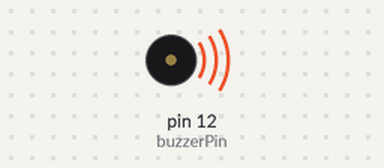
Bench run of a sketch on a simulated Arduino Uno, built with avr-gcc and run on an emulated ATmega328P. On the bench: buzzer (waves = sounding).

Above: at 0.1 s.
At 20.5 s:
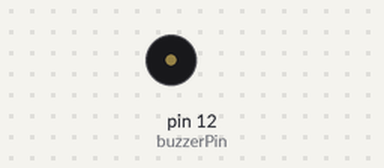
Timing chart, 0 to 22.0 s (numbered marks = the images above):
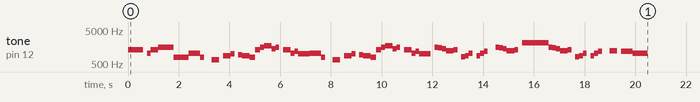

The sketch:

Test01_Buzer.ino
```cpp
// (licence header left out)
// Номер контакта, к которому подключен зуммер
int buzzerPin=12;
// Частоты для функции tone()
int notes[] =
{
 1318, 1318, 1318, 1046, 1318, 1568, 784,
 1046, 784, 659, 880, 987, 932, 880, 784,
 1318, 1568, 1750, 1396, 1568, 1318, 1046, 1174, 987,
 1046, 784, 659, 880, 987, 932, 880,
 784, 1318, 1568, 1750, 1396, 1568, 1318, 1046, 1174, 987,
 1568, 1480, 1396, 1244, 1318, 830, 880, 1046, 880, 1046,
 1174,
 0, 1568, 1480, 1396, 1244, 1318, 2093, 2093, 2093,
 1568, 1480, 1396, 1244, 1318, 830, 880, 1046, 880, 1046,
 1174, 1244, 1174, 1046,
};
// Длительности
int times[] =
{
 150, 300, 150, 150, 300, 600, 600,
 450, 150, 300, 300, 150, 150, 300, 210,
 210, 150, 300, 150, 150, 300, 150, 150, 450,
 450, 150, 300, 300, 150, 150, 300,
 210, 210, 150, 300, 150, 150, 300, 150, 150, 450,
 150, 150, 150, 300, 150, 150, 150, 150, 150, 150, 150,
 0, 150, 150, 150, 300, 150, 300, 150, 600,
 150, 150, 150, 300, 150, 150, 150, 150, 150, 150, 150,
 300,  450, 600,
};
// Задержки между сигналами
int delays[] =
{
 150, 300, 300, 150, 300, 600, 600, 450, 450, 450, 300, 300,
 150, 300, 210, 210, 150, 300, 150, 300, 300, 150, 150, 450,
 450, 450, 450, 300, 300, 150, 300, 210, 210, 150, 300, 150,
 300, 300, 150, 150, 600, 150, 150, 150, 300, 300, 150, 150,
 300, 150, 150, 150, 300, 150, 150, 150, 300, 300, 300, 150,
 600, 150, 150, 150, 300, 300, 150, 150, 300, 150, 150, 450,
 450, 450, 1200,
};
/*
 * В цикле FOR будет вызвана 75 раз функция tone()
 * с разными частотами (с разными тональностями)
 * и длительностями, после каждого вызова tone()
 * вызывается функция delay() с определенной задержкой
 *
 * Массив notes[] - хранит частоты
 * Массив times[] - хранит длительности
 * Массив delays[] - хранит время задержки
*/
void setup()
{
  for (int i = 0; i < 75; i++)
  {
    tone(buzzerPin, notes[i], times[i]);
    delay(delays[i]);
  }
  noTone(buzzerPin);
}
void loop(){}

/**
 * В массиве notes[] находятся 75 частот для импульсных сигналов. Подача их на
 * зуммер вызывает звуки определенной тональности. В массиве times[] находятся
 * длительности для каждой частоты — т.е. продолжительность каждого звука
 * определенной тональности. В массиве delays[] находятся значения для задержки
 * между вызовами функции tone() в миллисекундах.
 *
 * Перебор значений происходит в цикле for(), который находится в функции
 * setup(). После цикла for вызывается функция noTone(), которая прекращает
 * генерацию на контакте buzzerPin.
 *
 * Один контакт пассивного зуммера подключен к 12 контакту платы Ардуино, другой
 * подключен к GND.
 *
 * После запуска должна быть услышана мелодия из игры «Супер Марио».
**/

// ******************************************************* Test01_Buzer.ino ***
```
